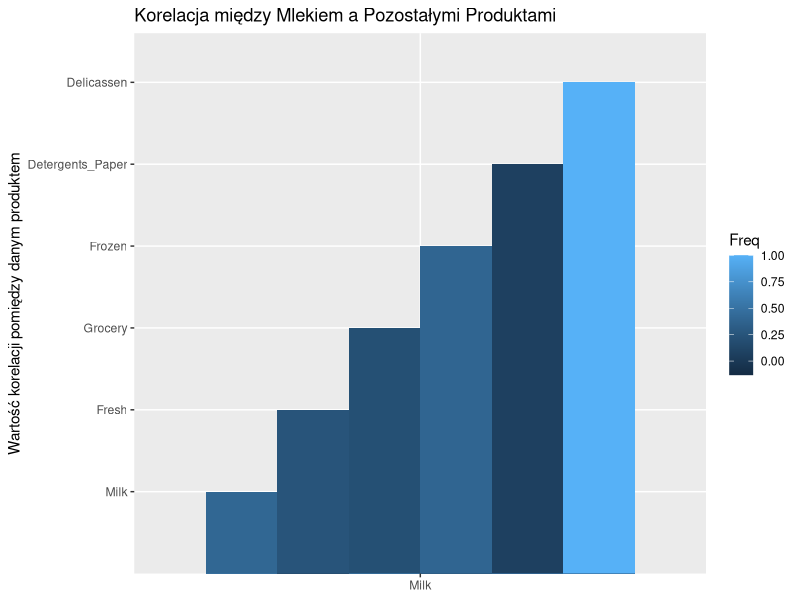

Write the R code that produced this figure.
library(ggplot2)
# Wczytanie danych
customers <- read.table("Zadania/Dane/WholesaleCustomers.txt", header = TRUE, sep = ",")

# Obliczenie korelacji
correlation_matrix <- cor(customers[c("Milk", "Fresh", "Grocery", "Frozen", "Detergents_Paper", "Delicassen")])

# Przekształcenie macierzy korelacji do postaci dataframe
correlation_df <- as.data.frame(as.table(correlation_matrix))

# Tworzenie wykresu korelacji w ggplot2
ggplot(correlation_df, aes(x = "Milk", y = Var2, fill = Freq)) +
  geom_col(position = "dodge") +
  labs(title = "Korelacja między Mlekiem a Pozostałymi Produktami", y = "Wartość korelacji pomiędzy danym produktem", x = NULL)


